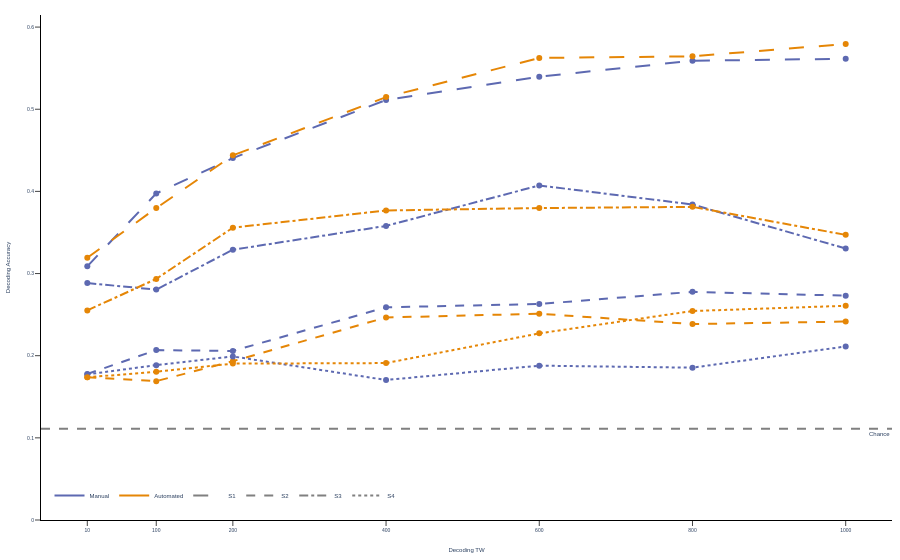

The code cell stored with this chart in its notebook:
### Code cell
import plotly.graph_objects as go

# Prepare data: one line per patient Ã— aligner
df_plot = per_patient.copy()
df_plot["TW_value"] = df_plot["Decoding TW"].map(tw_map)

fig = go.Figure()

# assign each patient a dash style
dash_styles = ["longdash", "dash", "dashdot", "dot", "longdashdot"]
patients = df_plot["Patient"].unique()
patient_dash_map = {
    patient: dash_styles[i % len(dash_styles)] for i, patient in enumerate(patients)
}

# Real traces (hidden from legend)
for patient in patients:
    for aligner in ["Manual", "Automated"]:
        df_sub = df_plot[(df_plot["Patient"] == patient) & (df_plot["Aligner"] == aligner)]
        df_sub = df_sub.sort_values("TW_value")
        
        fig.add_trace(
            go.Scatter(
                x=df_sub["TW_value"],
                y=df_sub["Accuracy"],
                mode="lines+markers",
                name=f"{aligner} - P{patient}",
                line=dict(
                    color=colorsmap[aligner],
                    dash=patient_dash_map[patient],
                    width=2
                ),
                showlegend=False
            )
        )

# Dummy traces for legend: aligners (color only)
for aligner in ["Manual", "Automated"]:
    fig.add_trace(
        go.Scatter(
            x=[None], y=[None],
            mode="lines",
            line=dict(color=colorsmap[aligner], width=2),
            name=aligner,
        )
    )

# Dummy traces for legend: patients (dash only, neutral color)
for patient in patients:
    fig.add_trace(
        go.Scatter(
            x=[None], y=[None],
            mode="lines",
            line=dict(color="gray", dash=patient_dash_map[patient], width=2),
            name=f"{patient}"
        )
    )

# Chance line
fig.add_hline(
    y=1/9,
    line_dash="dash",
    line_color="gray",
    annotation_text="Chance",
    annotation_position="bottom right"
)

# Axes formatting
fig.update_yaxes(
    title="Decoding Accuracy",
    rangemode="tozero",
    showline=True, linecolor="black", linewidth=1, ticks="outside",
    tickfont=dict(size=PLOT_STYLE['font']['size_tick']), title_font=dict(size=PLOT_STYLE['font']['size_label'])
)
fig.update_xaxes(
    title="Decoding TW",
    tickvals=list(tw_map.values()),
    ticktext=list(tw_mapms.values()),
    tickfont=dict(size=PLOT_STYLE['font']['size_tick']),
    title_font=dict(size=PLOT_STYLE['font']['size_label']),
    automargin=True,
    showline=True, linecolor="black", linewidth=1, ticks="outside"
)
fig.update_layout(
    plot_bgcolor='white',
    legend=dict(
        orientation='h',
        yanchor='bottom',
        y=0.02,
        xanchor='left',
        x=0.01,
        title_text=''
    ),
    title_text='',
    title_x=0.5,
    font=dict(size=PLOT_STYLE['font']['size_label'], family=PLOT_STYLE['font']['family']),
    margin=dict(l=35, r=8, t=15, b=40),
)

save_svg(fig, "../figures/figure4/manualvsautomated_DecodingAccByDTWLinePlotbypat5.svg",
         **PANEL_DIMS['figure4']['dtw_line'])
fig.show()

### Figure 1 — Plotly figure (JSON) as saved in the notebook; plotly's stock layout.template omitted (floating-point values rounded to 4 significant figures)
{"data": [{"line": {"color": "rgb(93, 105, 177)", "dash": "longdash", "width": 2}, "mode": "lines+markers", "name": "Manual - PS1", "showlegend": false, "type": "scatter", "x": [0.01, 0.1, 0.2, 0.4, 0.6, 0.8, 1.0], "y": [0.3088, 0.3975, 0.4405, 0.5113, 0.5396, 0.559, 0.5615]}, {"line": {"color": "rgb(229, 134, 6)", "dash": "longdash", "width": 2}, "mode": "lines+markers", "name": "Automated - PS1", "showlegend": false, "type": "scatter", "x": [0.01, 0.1, 0.2, 0.4, 0.6, 0.8, 1.0], "y": [0.3192, 0.3796, 0.4438, 0.5148, 0.5624, 0.5644, 0.5794]}, {"line": {"color": "rgb(93, 105, 177)", "dash": "dash", "width": 2}, "mode": "lines+markers", "name": "Manual - PS2", "showlegend": false, "type": "scatter", "x": [0.01, 0.1, 0.2, 0.4, 0.6, 0.8, 1.0], "y": [0.1777, 0.2068, 0.2057, 0.2589, 0.2629, 0.2777, 0.2731]}, {"line": {"color": "rgb(229, 134, 6)", "dash": "dash", "width": 2}, "mode": "lines+markers", "name": "Automated - PS2", "showlegend": false, "type": "scatter", "x": [0.01, 0.1, 0.2, 0.4, 0.6, 0.8, 1.0], "y": [0.1738, 0.169, 0.1933, 0.2465, 0.2511, 0.2385, 0.2416]}, {"line": {"color": "rgb(93, 105, 177)", "dash": "dashdot", "width": 2}, "mode": "lines+markers", "name": "Manual - PS3", "showlegend": false, "type": "scatter", "x": [0.01, 0.1, 0.2, 0.4, 0.6, 0.8, 1.0], "y": [0.2884, 0.2804, 0.329, 0.358, 0.4072, 0.3841, 0.3304]}, {"line": {"color": "rgb(229, 134, 6)", "dash": "dashdot", "width": 2}, "mode": "lines+markers", "name": "Automated - PS3", "showlegend": false, "type": "scatter", "x": [0.01, 0.1, 0.2, 0.4, 0.6, 0.8, 1.0], "y": [0.2551, 0.2935, 0.3558, 0.3768, 0.3797, 0.3812, 0.3471]}, {"line": {"color": "rgb(93, 105, 177)", "dash": "dot", "width": 2}, "mode": "lines+markers", "name": "Manual - PS4", "showlegend": false, "type": "scatter", "x": [0.01, 0.1, 0.2, 0.4, 0.6, 0.8, 1.0], "y": [0.1773, 0.1885, 0.1991, 0.1704, 0.1879, 0.1854, 0.2113]}, {"line": {"color": "rgb(229, 134, 6)", "dash": "dot", "width": 2}, "mode": "lines+markers", "name": "Automated - PS4", "showlegend": false, "type": "scatter", "x": [0.01, 0.1, 0.2, 0.4, 0.6, 0.8, 1.0], "y": [0.1737, 0.1805, 0.1904, 0.191, 0.2272, 0.2544, 0.2607]}, {"line": {"color": "rgb(93, 105, 177)", "width": 2}, "mode": "lines", "name": "Manual", "type": "scatter", "x": [null], "y": [null]}, {"line": {"color": "rgb(229, 134, 6)", "width": 2}, "mode": "lines", "name": "Automated", "type": "scatter", "x": [null], "y": [null]}, {"line": {"color": "gray", "dash": "longdash", "width": 2}, "mode": "lines", "name": "S1", "type": "scatter", "x": [null], "y": [null]}, {"line": {"color": "gray", "dash": "dash", "width": 2}, "mode": "lines", "name": "S2", "type": "scatter", "x": [null], "y": [null]}, {"line": {"color": "gray", "dash": "dashdot", "width": 2}, "mode": "lines", "name": "S3", "type": "scatter", "x": [null], "y": [null]}, {"line": {"color": "gray", "dash": "dot", "width": 2}, "mode": "lines", "name": "S4", "type": "scatter", "x": [null], "y": [null]}], "layout": {"annotations": [{"showarrow": false, "text": "Chance", "x": 1, "xanchor": "right", "xref": "x domain", "y": 0.1111, "yanchor": "top", "yref": "y"}], "font": {"family": "Arial", "size": 6}, "legend": {"orientation": "h", "title": {"text": ""}, "x": 0.01, "xanchor": "left", "y": 0.02, "yanchor": "bottom"}, "margin": {"b": 40, "l": 35, "r": 8, "t": 15}, "plot_bgcolor": "white", "shapes": [{"line": {"color": "gray", "dash": "dash"}, "type": "line", "x0": 0, "x1": 1, "xref": "x domain", "y0": 0.1111, "y1": 0.1111, "yref": "y"}], "title": {"text": "", "x": 0.5}, "xaxis": {"automargin": true, "linecolor": "black", "linewidth": 1, "showline": true, "tickfont": {"size": 5}, "ticks": "outside", "ticktext": ["1000", "800", "600", "400", "200", "100", "10"], "tickvals": [1, 0.8, 0.6, 0.4, 0.2, 0.1, 0.01], "title": {"font": {"size": 6}, "text": "Decoding TW"}}, "yaxis": {"linecolor": "black", "linewidth": 1, "rangemode": "tozero", "showline": true, "tickfont": {"size": 5}, "ticks": "outside", "title": {"font": {"size": 6}, "text": "Decoding Accuracy"}}}}
